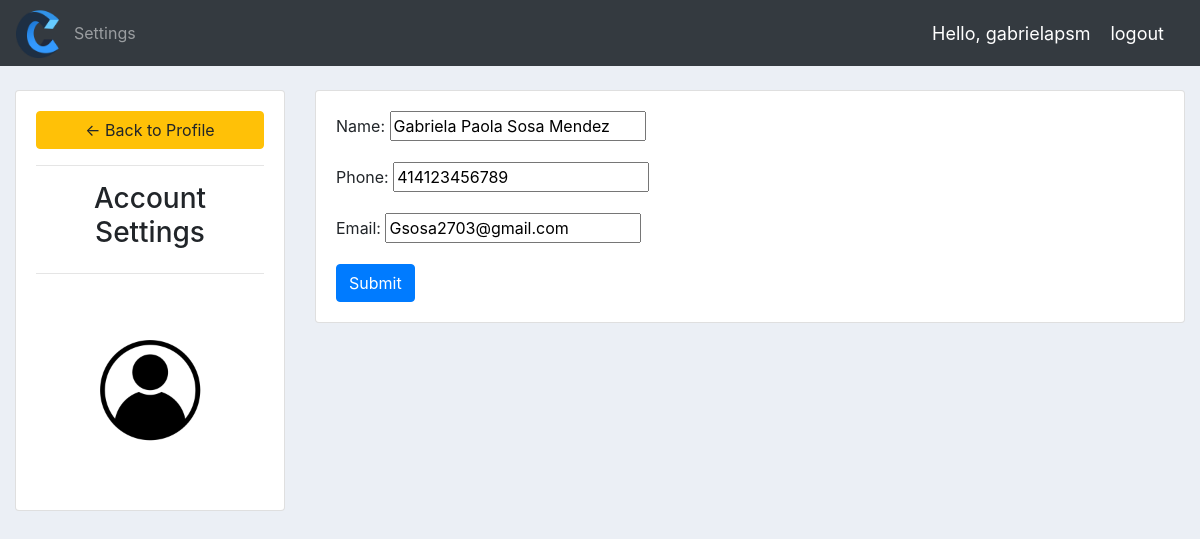
/account/ (signed in), run on the app's committed database.
### accounts/models.py (models this page shows, shortened)
class Customer(Model):
    user = models.OneToOneField(User, null=True, blank=True, on_delete=models.CASCADE) #CASCADE means that whenever an user is deleted, the relationship to that customer will be deleted as well. A OneToOne field means that an user can have one customer and a customer can only have one user.
    name = models.CharField(max_length=200, null=True)
    phone = models.IntegerField(null=True)
    email = models.EmailField(null=True)
    date_created = models.DateTimeField(auto_now_add=True, null=True, blank=True)

### accounts/decorators.py (the view)
        def wrapper_func(request, *args,**kwargs):
            group = None
            if request.user.groups.exists():
                group = request.user.groups.all()[0].name
            if group in allowed_roles:
                return view_func(request, *args,**kwargs)
            else:
                return HttpResponse('You are not authorized to view this page.')

### accounts/forms.py
class CustomerForm(ModelForm):#form to create a new order and for the customer to be able to update its info.
    class Meta:
        model = Customer
        fields = '__all__'
        exclude = ['user']

### accounts/views.py (called while the page is built)
@login_required(login_url='login') #people must be logged in to access this page. Otherwise, it'll be redirected to the login page.
@allowed_users(allowed_roles=['customer', 'admin'])
def accountSettingsCustomer(request): #This is for the customer to update its personal info using their own user.
    customer = request.user.customer
    form = CustomerForm(instance=customer)
    if request.method == 'POST':
        form = CustomerForm(request.POST, instance=customer)
        if form.is_valid():
            form.save()
            return redirect('/')
    context = {'form':form}
    return render(request, 'accounts/account_settingsCustomer.html', context)

### accounts/templates/accounts/account_settingsCustomer.html (shortened to what this page needs)
{% extends "accounts/main.html" %}
{% load static %}
{% block content %}
<br>
    <div class="row">
        <div class="col-md-3">
            <div class="card card-body">
                <a class="btn btn-warning" href="{% url 'home' %}"> &#8592; Back to Profile</a>
                <hr>
                    <h3 style="text-align: center">Account Settings</h3>
                <hr>
                    <img class="profile-pic" src="{% static 'images/profile icon.png' %}">
            </div>
        </div>
        <div class="col-md-9">
            <div class="card card-body">
                <form method="POST" action="" enctype="multipart/form-data">
                    {{form.as_p}}
                    <button class="btn btn-primary" type="submit">Submit</button>
                </form>
            </div>
        </div>
    </div>
{% endblock %}

### accounts/templates/accounts/navbar.html (shortened to what this page needs)
{% load static%}
<nav class="navbar navbar-expand-lg navbar-dark bg-dark">
  <a href="{% url 'home' %}"><img src="{% static 'images/logo example.png'%}" width="50" height="50"/></a>
  <div class="collapse navbar-collapse" id="navbarNav">
    <ul class="navbar-nav">
      {% if request.user.is_staff %}
      <li class="nav-item active">
        <a class="nav-link active" href="{% url 'home' %}">Dashboard</a>
      </li>
      <li class="nav-item">
        <a class="nav-link" href="{% url 'products' %}">Products</a>
      </li>
      {% else %}
      <li class="nav-item">
        <a class="nav-link" href="{% url 'accountSettingsCustomer' %}">Settings</a>
      </li>
      {% endif %}
    </ul>
  </div>
  <span class="logout-msg">Hello, {{request.user}}</span>
  <span><a  class="logout-msg" href="{% url 'logout' %}">logout</a></span>
</nav>

### static/CSS/main.css (style rules this page uses)
body { background-color: #ebeff5; }

### accounts/templates/accounts/navbar.html (style rules this page uses)
.logout-msg { font-size: 18px; color: #fff; margin-right: 20px; }

### accounts/templates/accounts/account_settingsCustomer.html (style rules this page uses)
.profile-pic { max-width: 200px; max-height: 200px; margin: 0 auto; border-radius: 50%; }

### data on the page
Customer: name "Gabriela Paola Sosa Mendez", phone "414123456789", email "Gsosa2703@gmail.com"

### other printed values
{{ request.user }} "gabrielapsm"
